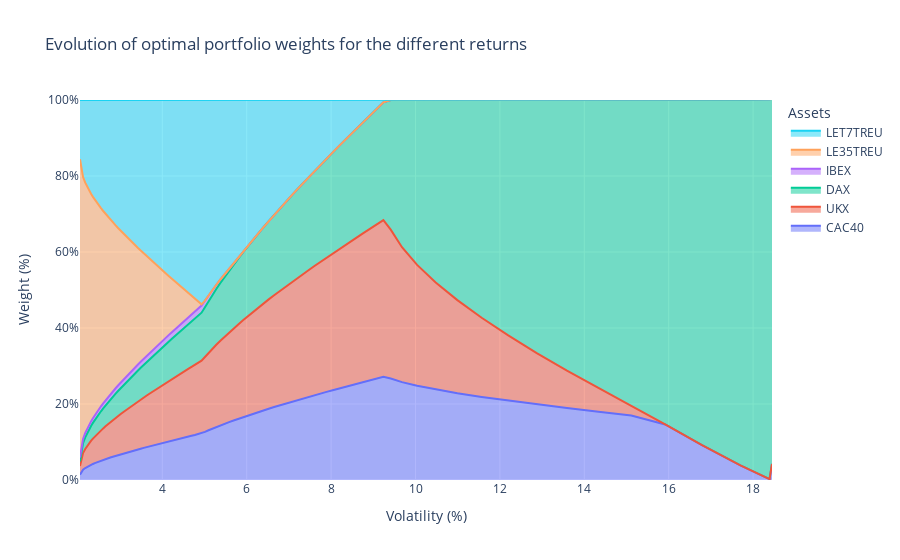

The notebook cell this image was saved under:
### Code cell
df_weights= pd.DataFrame(all_weights, columns=indexes)
weights_plot(df_weights)
